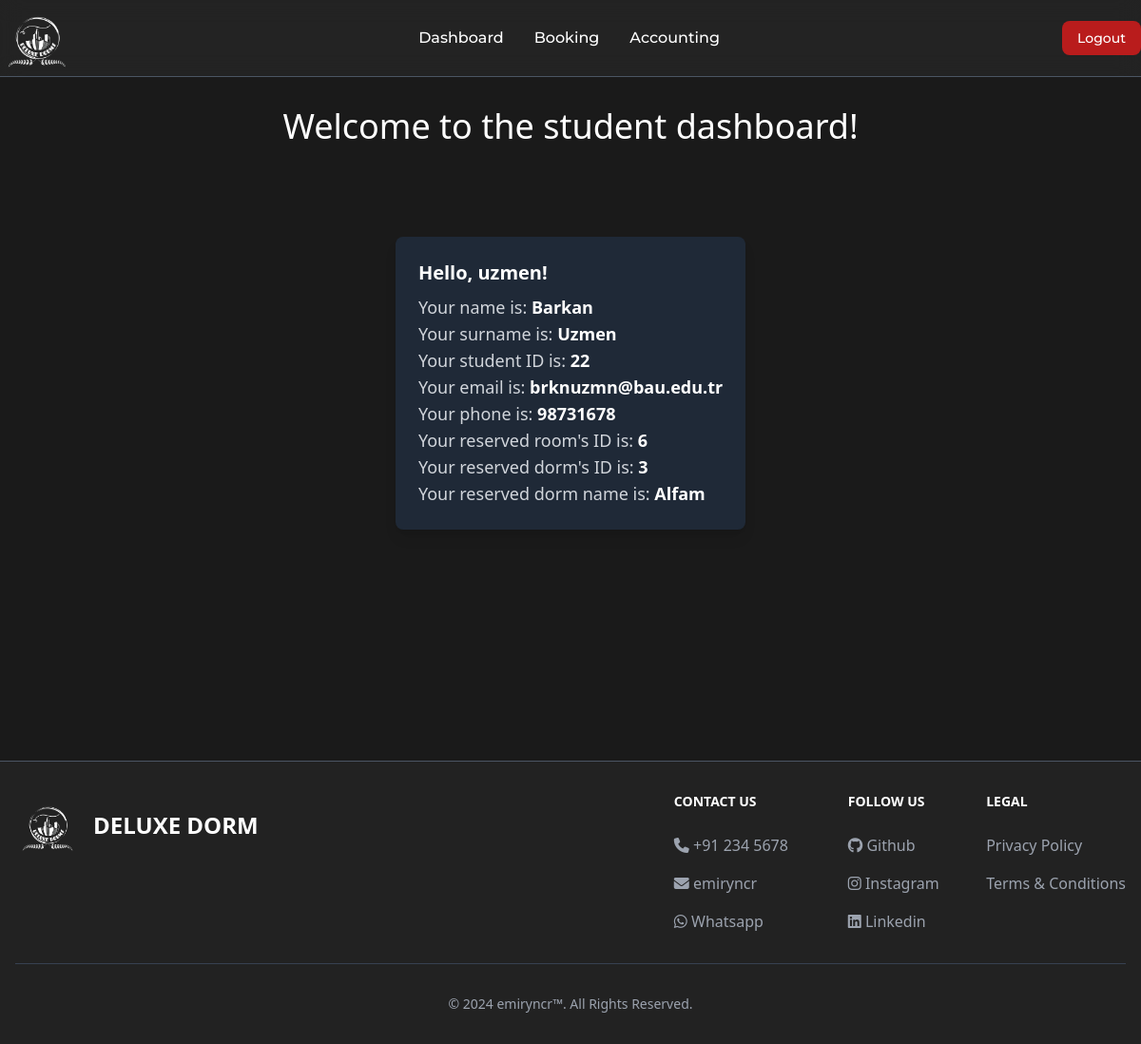
/mainPages/student/student.php (signed in), run on the app's committed database.
### tables this page shows
CREATE TABLE `users` (
  `userid` int(50) NOT NULL,
  `username` varchar(50) NOT NULL,
  `name` varchar(50) DEFAULT NULL,
  `surname` varchar(50) DEFAULT NULL,
  `email` varchar(50) DEFAULT NULL,
  `phone` varchar(50) DEFAULT NULL,
  `role` enum('Admin','Manager','Student') NOT NULL,
  `dormid` int(50) DEFAULT NULL,
  `password` varchar(255) NOT NULL
);

CREATE TABLE `rooms` (
  `roomid` int(11) NOT NULL,
  `assigndorm` int(11) NOT NULL,
  `roomname` varchar(50) NOT NULL,
  `price` int(20) NOT NULL,
  `roomtype` enum('single','double','triple','quad','dormitory') NOT NULL,
  `capacity` int(11) NOT NULL,
  `available_capacity` int(11) NOT NULL,
  `photo` varchar(255) NOT NULL
);

CREATE TABLE `dormitory` (
  `dormid` int(50) NOT NULL,
  `dormname` varchar(50) NOT NULL,
  `dormphone` int(50) NOT NULL,
  `location` varchar(50) NOT NULL,
  `typeofrooms` set('single','double','triple','quad','apartment') NOT NULL,
  `photo` varchar(255) NOT NULL
);

### mainPages/student/student.php (the view, shortened to what this page needs)
<?php
    include '../../database/database_connection.php';
    $username = $_SESSION['username'];
    $sql = "
        SELECT users.*, reservation.*, rooms.*, dormitory.*
        FROM users
        LEFT JOIN reservation
        ON users.userid = reservation.studentid
        LEFT JOIN rooms
        ON reservation.roomid = rooms.roomid
        LEFT JOIN dormitory
        ON rooms.assigndorm = dormitory.dormid
        WHERE users.username = '$username'
    ";
    $result = mysqli_query($connection, $sql);
?>
<!DOCTYPE html>
<html lang="en">
<head>
    <script src="https://cdn.tailwindcss.com"></script>
    <link rel="stylesheet" href="https://cdnjs.cloudflare.com/ajax/libs/font-awesome/6.6.0/css/all.min.css" />
</head>
<body class="bg-neutral-900">
    <div class="full-screen">
        <?php
            include '../components/navbar.php';
        ?>
        <main class="">
            <?php
                $page = isset($_GET['page']) ? $_GET['page'] : 'default';
                    switch($page) {
                        default:
                            echo '<h1 class="text-white text-4xl text-center">Welcome to the student dashboard!</h1>';
                            if ($result && mysqli_num_rows($result) > 0) {
                                $row = mysqli_fetch_assoc($result);
                                echo <<<HTML
                                    <div class="min-h-[500px] flex items-center justify-center">
                                        <div class="bg-gray-800 rounded-lg shadow-lg p-6 max-w-sm text-left">
                                            <p class="text-white text-xl font-semibold mb-2">Hello, {$row['username']}!</p>
                                            <p class="text-gray-300 text-lg">Your name is: <span class="font-bold text-white">{$row['name']}</span></p>
                                            <p class="text-gray-300 text-lg">Your surname is: <span class="font-bold text-white">{$row['surname']}</span></p>
                                            <p class="text-gray-300 text-lg">Your student ID is: <span class="font-bold text-white">{$row['userid']}</span></p>
                                            <p class="text-gray-300 text-lg">Your email is: <span class="font-bold text-white">{$row['email']}</span></p>
                                            <p class="text-gray-300 text-lg">Your phone is: <span class="font-bold text-white">{$row['phone']}</span></p>
                                            <p class="text-gray-300 text-lg">Your reserved room's ID is: <span class="font-bold text-white">{$row['roomid'] }</span></p>
                                            <p class="text-gray-300 text-lg">Your reserved dorm's ID is: <span class="font-bold text-white">{$row['assigndorm']}</span></p>
                                            <p class="text-gray-300 text-lg">Your reserved dorm name is: <span class="font-bold text-white">{$row['dormname']}</span></p>
                                        </div>
                                    </div>
                                HTML;
                            } else {
                                echo '<script>window.location.href="../../authPages/login.php";</script>';
                            }
                            break;
                    }
                    ?>
        </main>
    </div>
    <?php include '../components/footer.php'; ?>
</body>
</html>

### mainPages/student/student.php (style rules this page uses)
* { margin: 0; padding: 0; }
.full-screen { display: flex; flex-direction: column; min-height: 100vh; margin: 0; background-color: #1a1a1a; }
main { flex: 1; padding: 2rem; }

### data on the page
users: username "uzmen", name "Barkan", surname "Uzmen", userid "22", email "brknuzmn@bau.edu.tr", phone "98731678", rooms.roomid "6", rooms.assigndorm "3", dormitory.dormname "Alfam"

### other printed values
$name "Dashboard"
$name "Booking"
$name "Accounting"
